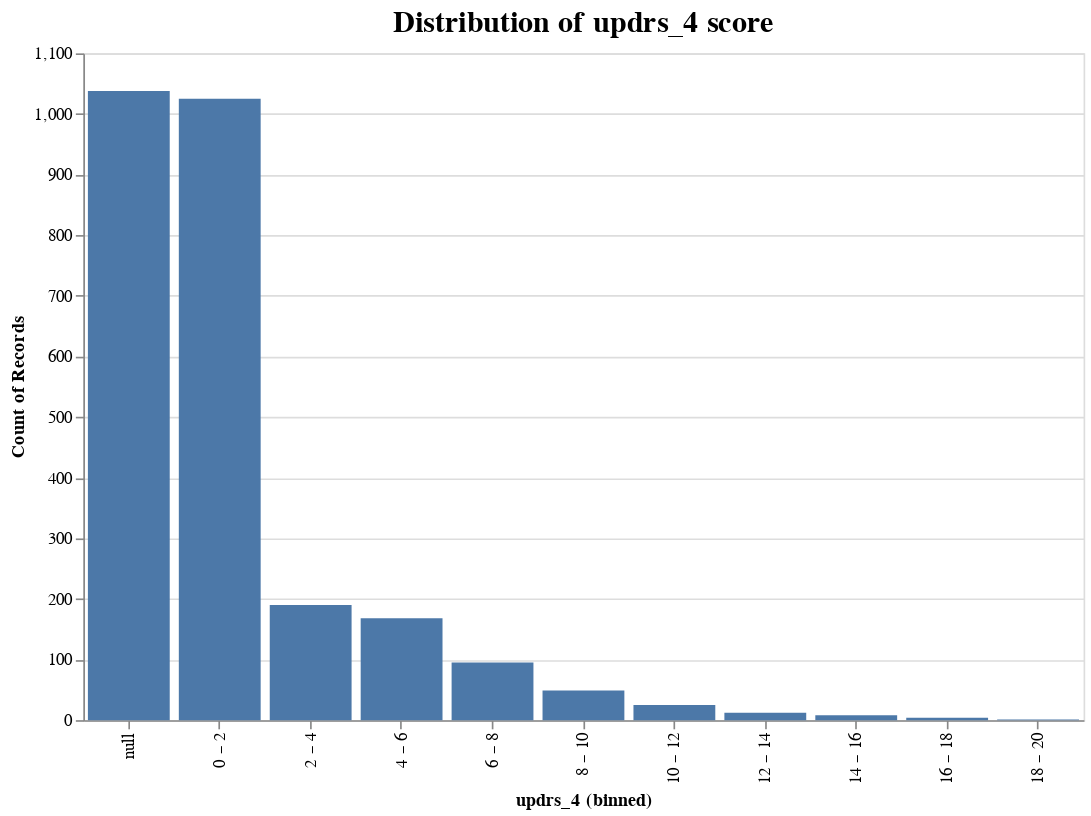

Notebook code for this chart:
### Code cell
# Create an Altair chart object
chart = alt.Chart(train_clinical).mark_bar().encode(
    x=alt.X('updrs_4:O', bin=True),
    y='count()',
)

# Customize the chart
chart = chart.properties(
    title={
        'text': 'Distribution of updrs_4 score',
        'fontSize': 18,
        'fontWeight': 'bold'
    },
    width=600,
    height=400
)

# Display the chart
chart

### Figure 1 — Vega-Lite specification as saved in the notebook (floating-point values rounded to 4 significant figures; data arrays with more than 128 entries replaced by an {"elided": "..."} marker saying what was removed)
{"config": {"view": {"continuousWidth": 400, "continuousHeight": 300}}, "data": {"name": "data-a68b3fe7fcbda0d0d2a593f863e38a7d"}, "mark": "bar", "encoding": {"x": {"bin": true, "field": "updrs_4", "type": "ordinal"}, "y": {"aggregate": "count", "type": "quantitative"}}, "height": 400, "title": {"text": "Distribution of updrs_4 score", "fontSize": 18, "fontWeight": "bold"}, "width": 600, "$schema": "https://vega.github.io/schema/vega-lite/v4.17.0.json", "datasets": {"data-a68b3fe7fcbda0d0d2a593f863e38a7d": {"elided": "2615 records"}}}
